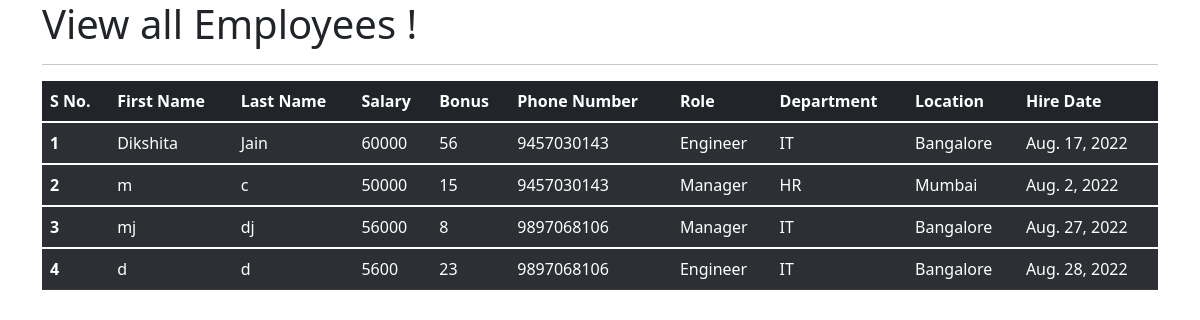
The app's page /all_emp with its own data.
### emp_app/models.py (models this page shows, shortened)
class Employee(models.Model):
    first_name=models.CharField(max_length=100,null=False)
    last_name=models.CharField(max_length=100)
    dept=models.ForeignKey(Department,on_delete=models.CASCADE)
    salary=models.IntegerField(default=0)
    bonus=models.IntegerField(default=0)
    role=models.ForeignKey(Role,on_delete=models.CASCADE)
    phone=models.IntegerField(default=0)
    hire_date=models.DateField()
    def __str__(self):
        return "%s %s %s" %(self.first_name, self.last_name, self.phone)

class Role(models.Model):
    name=models.CharField(max_length=100,null=False)

class Department(models.Model):
    name=models.CharField(max_length=100,null=False)
    location= models.CharField(max_length=100)

### emp_app/views.py (the view)
# urls.py: path('all_emp',views.all_emp,name='all_emp'),
def all_emp(request):
    emps=Employee.objects.all()
    context={
        'emps':emps
    }
    print(context)
    return render(request,'view_all_emp.html',context)

### emp_app/templates/view_all_emp.html (shortened to what this page needs)
<!doctype html>
<html lang="en">
  <head>
    <link href="https://cdn.jsdelivr.net/npm/bootstrap@5.1.3/dist/css/bootstrap.min.css" rel="stylesheet">
  </head>
  <body>
  <div class="container">
          <h1>View all Employees !</h1>
      <hr>
      <table class="table table-dark table-striped">
        <thead>
          <tr>
            <th scope="col">S No.</th>
            <th scope="col">First Name</th>
            <th scope="col">Last Name</th>
            <th scope="col">Salary</th>
            <th scope="col">Bonus</th>
            <th scope="col">Phone Number</th>
            <th scope="col">Role</th>
            <th scope="col">Department</th>
            <th scope="col">Location</th>
            <th scope="col">Hire Date</th>
          </tr>
        </thead>
        {% for emp in emps %}
        <tbody>
          <tr>
            <th scope="row">{{emp.id}}</th>
            <td>{{emp.first_name}}</td>
            <td>{{emp.last_name}}</td>
            <td>{{emp.salary}}</td>
            <td>{{emp.bonus}}</td>
            <td>{{emp.phone}}</td>
            <td>{{emp.role.name}}</td>
            <td>{{emp.dept.name}}</td>
            <td>{{emp.dept.location}}</td>
            <td>{{emp.hire_date}}</td>
          </tr>
        </tbody>
        {% endfor %}
      </table>
  </div>
  </body>
</html>

### records on screen
Employee: id "1", first_name "Dikshita", last_name "Jain", salary "60000", bonus "56", phone "9457030143", role.name "Engineer", dept.name "IT", dept.location "Bangalore", hire_date "Aug. 17, 2022"
Employee: id "2", first_name "m", last_name "c", salary "50000", bonus "15", phone "9457030143", role.name "Manager", dept.name "HR", dept.location "Mumbai", hire_date "Aug. 2, 2022"
Employee: id "3", first_name "mj", last_name "dj", salary "56000", bonus "8", phone "9897068106", role.name "Manager", dept.name "IT", dept.location "Bangalore", hire_date "Aug. 27, 2022"
Employee: id "4", first_name "d", last_name "d", salary "5600", bonus "23", phone "9897068106", role.name "Engineer", dept.name "IT", dept.location "Bangalore", hire_date "Aug. 28, 2022"
